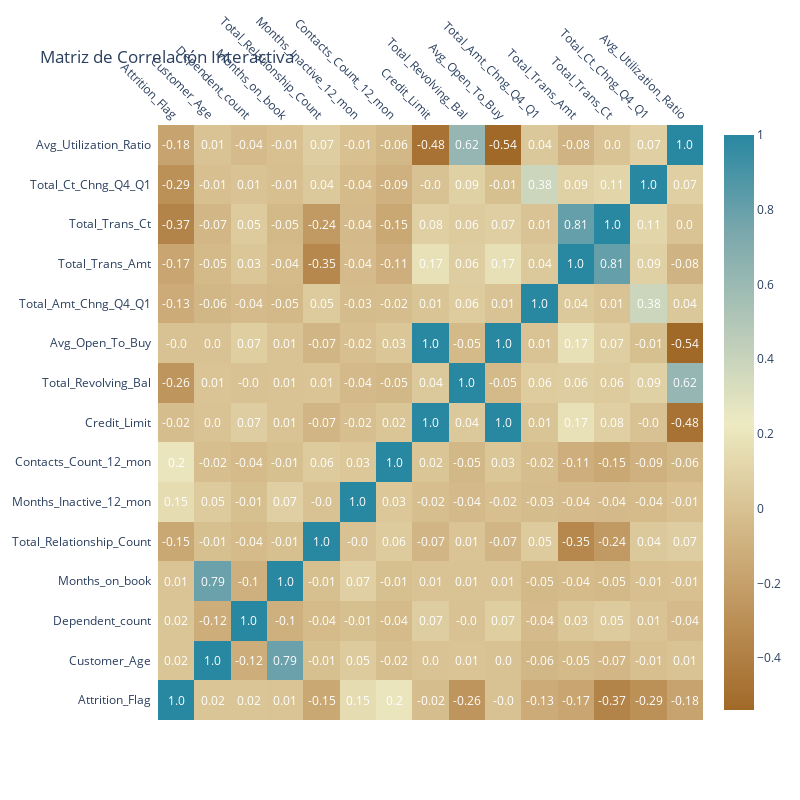

Source (notebook cell):
### Code cell
corr = df.corr()

fig = ff.create_annotated_heatmap(
    z=corr.values,
    x=corr.columns.tolist(),
    y=corr.columns.tolist(),
    annotation_text=corr.round(2).values,
    colorscale='Earth',
    showscale=True
)

fig.update_layout(
    title='Matriz de Correlación Interactiva',
    xaxis=dict(tickangle=45),
    yaxis=dict(tickangle=0),
    width=800,
    height=800
)

fig.show()

### Figure 1 — Plotly figure (JSON) as saved in the notebook; plotly's stock layout.template omitted (floating-point values rounded to 4 significant figures; data arrays with more than 128 entries replaced by an {"elided": "..."} marker saying what was removed)
{"data": [{"colorscale": [[0, "rgb(161, 105, 40)"], [0.1667, "rgb(189, 146, 90)"], [0.3333, "rgb(214, 189, 141)"], [0.5, "rgb(237, 234, 194)"], [0.6667, "rgb(181, 200, 184)"], [0.8333, "rgb(121, 167, 172)"], [1, "rgb(40, 135, 161)"]], "reversescale": false, "showscale": true, "type": "heatmap", "x": ["Attrition_Flag", "Customer_Age", "Dependent_count", "Months_on_book", "Total_Relationship_Count", "Months_Inactive_12_mon", "Contacts_Count_12_mon", "Credit_Limit", "Total_Revolving_Bal", "Avg_Open_To_Buy", "Total_Amt_Chng_Q4_Q1", "Total_Trans_Amt", "Total_Trans_Ct", "Total_Ct_Chng_Q4_Q1", "Avg_Utilization_Ratio"], "y": ["Attrition_Flag", "Customer_Age", "Dependent_count", "Months_on_book", "Total_Relationship_Count", "Months_Inactive_12_mon", "Contacts_Count_12_mon", "Credit_Limit", "Total_Revolving_Bal", "Avg_Open_To_Buy", "Total_Amt_Chng_Q4_Q1", "Total_Trans_Amt", "Total_Trans_Ct", "Total_Ct_Chng_Q4_Q1", "Avg_Utilization_Ratio"], "z": {"elided": "15x15 float values"}}], "layout": {"annotations": [{"font": {"color": "#FFFFFF"}, "showarrow": false, "text": "1.0", "x": "Attrition_Flag", "xref": "x", "y": "Attrition_Flag", "yref": "y"}, {"font": {"color": "#FFFFFF"}, "showarrow": false, "text": "0.02", "x": "Customer_Age", "xref": "x", "y": "Attrition_Flag", "yref": "y"}, {"font": {"color": "#FFFFFF"}, "showarrow": false, "text": "0.02", "x": "Dependent_count", "xref": "x", "y": "Attrition_Flag", "yref": "y"}, {"font": {"color": "#FFFFFF"}, "showarrow": false, "text": "0.01", "x": "Months_on_book", "xref": "x", "y": "Attrition_Flag", "yref": "y"}, {"font": {"color": "#FFFFFF"}, "showarrow": false, "text": "-0.15", "x": "Total_Relationship_Count", "xref": "x", "y": "Attrition_Flag", "yref": "y"}, {"font": {"color": "#FFFFFF"}, "showarrow": false, "text": "0.15", "x": "Months_Inactive_12_mon", "xref": "x", "y": "Attrition_Flag", "yref": "y"}, {"font": {"color": "#FFFFFF"}, "showarrow": false, "text": "0.2", "x": "Contacts_Count_12_mon", "xref": "x", "y": "Attrition_Flag", "yref": "y"}, {"font": {"color": "#FFFFFF"}, "showarrow": false, "text": "-0.02", "x": "Credit_Limit", "xref": "x", "y": "Attrition_Flag", "yref": "y"}, {"font": {"color": "#FFFFFF"}, "showarrow": false, "text": "-0.26", "x": "Total_Revolving_Bal", "xref": "x", "y": "Attrition_Flag", "yref": "y"}, {"font": {"color": "#FFFFFF"}, "showarrow": false, "text": "-0.0", "x": "Avg_Open_To_Buy", "xref": "x", "y": "Attrition_Flag", "yref": "y"}, {"font": {"color": "#FFFFFF"}, "showarrow": false, "text": "-0.13", "x": "Total_Amt_Chng_Q4_Q1", "xref": "x", "y": "Attrition_Flag", "yref": "y"}, {"font": {"color": "#FFFFFF"}, "showarrow": false, "text": "-0.17", "x": "Total_Trans_Amt", "xref": "x", "y": "Attrition_Flag", "yref": "y"}, {"font": {"color": "#FFFFFF"}, "showarrow": false, "text": "-0.37", "x": "Total_Trans_Ct", "xref": "x", "y": "Attrition_Flag", "yref": "y"}, {"font": {"color": "#FFFFFF"}, "showarrow": false, "text": "-0.29", "x": "Total_Ct_Chng_Q4_Q1", "xref": "x", "y": "Attrition_Flag", "yref": "y"}, {"font": {"color": "#FFFFFF"}, "showarrow": false, "text": "-0.18", "x": "Avg_Utilization_Ratio", "xref": "x", "y": "Attrition_Flag", "yref": "y"}, {"font": {"color": "#FFFFFF"}, "showarrow": false, "text": "0.02", "x": "Attrition_Flag", "xref": "x", "y": "Customer_Age", "yref": "y"}, {"font": {"color": "#FFFFFF"}, "showarrow": false, "text": "1.0", "x": "Customer_Age", "xref": "x", "y": "Customer_Age", "yref": "y"}, {"font": {"color": "#FFFFFF"}, "showarrow": false, "text": "-0.12", "x": "Dependent_count", "xref": "x", "y": "Customer_Age", "yref": "y"}, {"font": {"color": "#FFFFFF"}, "showarrow": false, "text": "0.79", "x": "Months_on_book", "xref": "x", "y": "Customer_Age", "yref": "y"}, {"font": {"color": "#FFFFFF"}, "showarrow": false, "text": "-0.01", "x": "Total_Relationship_Count", "xref": "x", "y": "Customer_Age", "yref": "y"}, {"font": {"color": "#FFFFFF"}, "showarrow": false, "text": "0.05", "x": "Months_Inactive_12_mon", "xref": "x", "y": "Customer_Age", "yref": "y"}, {"font": {"color": "#FFFFFF"}, "showarrow": false, "text": "-0.02", "x": "Contacts_Count_12_mon", "xref": "x", "y": "Customer_Age", "yref": "y"}, {"font": {"color": "#FFFFFF"}, "showarrow": false, "text": "0.0", "x": "Credit_Limit", "xref": "x", "y": "Customer_Age", "yref": "y"}, {"font": {"color": "#FFFFFF"}, "showarrow": false, "text": "0.01", "x": "Total_Revolving_Bal", "xref": "x", "y": "Customer_Age", "yref": "y"}, {"font": {"color": "#FFFFFF"}, "showarrow": false, "text": "0.0", "x": "Avg_Open_To_Buy", "xref": "x", "y": "Customer_Age", "yref": "y"}, {"font": {"color": "#FFFFFF"}, "showarrow": false, "text": "-0.06", "x": "Total_Amt_Chng_Q4_Q1", "xref": "x", "y": "Customer_Age", "yref": "y"}, {"font": {"color": "#FFFFFF"}, "showarrow": false, "text": "-0.05", "x": "Total_Trans_Amt", "xref": "x", "y": "Customer_Age", "yref": "y"}, {"font": {"color": "#FFFFFF"}, "showarrow": false, "text": "-0.07", "x": "Total_Trans_Ct", "xref": "x", "y": "Customer_Age", "yref": "y"}, {"font": {"color": "#FFFFFF"}, "showarrow": false, "text": "-0.01", "x": "Total_Ct_Chng_Q4_Q1", "xref": "x", "y": "Customer_Age", "yref": "y"}, {"font": {"color": "#FFFFFF"}, "showarrow": false, "text": "0.01", "x": "Avg_Utilization_Ratio", "xref": "x", "y": "Customer_Age", "yref": "y"}, {"font": {"color": "#FFFFFF"}, "showarrow": false, "text": "0.02", "x": "Attrition_Flag", "xref": "x", "y": "Dependent_count", "yref": "y"}, {"font": {"color": "#FFFFFF"}, "showarrow": false, "text": "-0.12", "x": "Customer_Age", "xref": "x", "y": "Dependent_count", "yref": "y"}, {"font": {"color": "#FFFFFF"}, "showarrow": false, "text": "1.0", "x": "Dependent_count", "xref": "x", "y": "Dependent_count", "yref": "y"}, {"font": {"color": "#FFFFFF"}, "showarrow": false, "text": "-0.1", "x": "Months_on_book", "xref": "x", "y": "Dependent_count", "yref": "y"}, {"font": {"color": "#FFFFFF"}, "showarrow": false, "text": "-0.04", "x": "Total_Relationship_Count", "xref": "x", "y": "Dependent_count", "yref": "y"}, {"font": {"color": "#FFFFFF"}, "showarrow": false, "text": "-0.01", "x": "Months_Inactive_12_mon", "xref": "x", "y": "Dependent_count", "yref": "y"}, {"font": {"color": "#FFFFFF"}, "showarrow": false, "text": "-0.04", "x": "Contacts_Count_12_mon", "xref": "x", "y": "Dependent_count", "yref": "y"}, {"font": {"color": "#FFFFFF"}, "showarrow": false, "text": "0.07", "x": "Credit_Limit", "xref": "x", "y": "Dependent_count", "yref": "y"}, {"font": {"color": "#FFFFFF"}, "showarrow": false, "text": "-0.0", "x": "Total_Revolving_Bal", "xref": "x", "y": "Dependent_count", "yref": "y"}, {"font": {"color": "#FFFFFF"}, "showarrow": false, "text": "0.07", "x": "Avg_Open_To_Buy", "xref": "x", "y": "Dependent_count", "yref": "y"}, {"font": {"color": "#FFFFFF"}, "showarrow": false, "text": "-0.04", "x": "Total_Amt_Chng_Q4_Q1", "xref": "x", "y": "Dependent_count", "yref": "y"}, {"font": {"color": "#FFFFFF"}, "showarrow": false, "text": "0.03", "x": "Total_Trans_Amt", "xref": "x", "y": "Dependent_count", "yref": "y"}, {"font": {"color": "#FFFFFF"}, "showarrow": false, "text": "0.05", "x": "Total_Trans_Ct", "xref": "x", "y": "Dependent_count", "yref": "y"}, {"font": {"color": "#FFFFFF"}, "showarrow": false, "text": "0.01", "x": "Total_Ct_Chng_Q4_Q1", "xref": "x", "y": "Dependent_count", "yref": "y"}, {"font": {"color": "#FFFFFF"}, "showarrow": false, "text": "-0.04", "x": "Avg_Utilization_Ratio", "xref": "x", "y": "Dependent_count", "yref": "y"}, {"font": {"color": "#FFFFFF"}, "showarrow": false, "text": "0.01", "x": "Attrition_Flag", "xref": "x", "y": "Months_on_book", "yref": "y"}, {"font": {"color": "#FFFFFF"}, "showarrow": false, "text": "0.79", "x": "Customer_Age", "xref": "x", "y": "Months_on_book", "yref": "y"}, {"font": {"color": "#FFFFFF"}, "showarrow": false, "text": "-0.1", "x": "Dependent_count", "xref": "x", "y": "Months_on_book", "yref": "y"}, {"font": {"color": "#FFFFFF"}, "showarrow": false, "text": "1.0", "x": "Months_on_book", "xref": "x", "y": "Months_on_book", "yref": "y"}, {"font": {"color": "#FFFFFF"}, "showarrow": false, "text": "-0.01", "x": "Total_Relationship_Count", "xref": "x", "y": "Months_on_book", "yref": "y"}, {"font": {"color": "#FFFFFF"}, "showarrow": false, "text": "0.07", "x": "Months_Inactive_12_mon", "xref": "x", "y": "Months_on_book", "yref": "y"}, {"font": {"color": "#FFFFFF"}, "showarrow": false, "text": "-0.01", "x": "Contacts_Count_12_mon", "xref": "x", "y": "Months_on_book", "yref": "y"}, {"font": {"color": "#FFFFFF"}, "showarrow": false, "text": "0.01", "x": "Credit_Limit", "xref": "x", "y": "Months_on_book", "yref": "y"}, {"font": {"color": "#FFFFFF"}, "showarrow": false, "text": "0.01", "x": "Total_Revolving_Bal", "xref": "x", "y": "Months_on_book", "yref": "y"}, {"font": {"color": "#FFFFFF"}, "showarrow": false, "text": "0.01", "x": "Avg_Open_To_Buy", "xref": "x", "y": "Months_on_book", "yref": "y"}, {"font": {"color": "#FFFFFF"}, "showarrow": false, "text": "-0.05", "x": "Total_Amt_Chng_Q4_Q1", "xref": "x", "y": "Months_on_book", "yref": "y"}, {"font": {"color": "#FFFFFF"}, "showarrow": false, "text": "-0.04", "x": "Total_Trans_Amt", "xref": "x", "y": "Months_on_book", "yref": "y"}, {"font": {"color": "#FFFFFF"}, "showarrow": false, "text": "-0.05", "x": "Total_Trans_Ct", "xref": "x", "y": "Months_on_book", "yref": "y"}, {"font": {"color": "#FFFFFF"}, "showarrow": false, "text": "-0.01", "x": "Total_Ct_Chng_Q4_Q1", "xref": "x", "y": "Months_on_book", "yref": "y"}, {"font": {"color": "#FFFFFF"}, "showarrow": false, "text": "-0.01", "x": "Avg_Utilization_Ratio", "xref": "x", "y": "Months_on_book", "yref": "y"}, {"font": {"color": "#FFFFFF"}, "showarrow": false, "text": "-0.15", "x": "Attrition_Flag", "xref": "x", "y": "Total_Relationship_Count", "yref": "y"}, {"font": {"color": "#FFFFFF"}, "showarrow": false, "text": "-0.01", "x": "Customer_Age", "xref": "x", "y": "Total_Relationship_Count", "yref": "y"}, {"font": {"color": "#FFFFFF"}, "showarrow": false, "text": "-0.04", "x": "Dependent_count", "xref": "x", "y": "Total_Relationship_Count", "yref": "y"}, {"font": {"color": "#FFFFFF"}, "showarrow": false, "text": "-0.01", "x": "Months_on_book", "xref": "x", "y": "Total_Relationship_Count", "yref": "y"}, {"font": {"color": "#FFFFFF"}, "showarrow": false, "text": "1.0", "x": "Total_Relationship_Count", "xref": "x", "y": "Total_Relationship_Count", "yref": "y"}, {"font": {"color": "#FFFFFF"}, "showarrow": false, "text": "-0.0", "x": "Months_Inactive_12_mon", "xref": "x", "y": "Total_Relationship_Count", "yref": "y"}, {"font": {"color": "#FFFFFF"}, "showarrow": false, "text": "0.06", "x": "Contacts_Count_12_mon", "xref": "x", "y": "Total_Relationship_Count", "yref": "y"}, {"font": {"color": "#FFFFFF"}, "showarrow": false, "text": "-0.07", "x": "Credit_Limit", "xref": "x", "y": "Total_Relationship_Count", "yref": "y"}, {"font": {"color": "#FFFFFF"}, "showarrow": false, "text": "0.01", "x": "Total_Revolving_Bal", "xref": "x", "y": "Total_Relationship_Count", "yref": "y"}, {"font": {"color": "#FFFFFF"}, "showarrow": false, "text": "-0.07", "x": "Avg_Open_To_Buy", "xref": "x", "y": "Total_Relationship_Count", "yref": "y"}, {"font": {"color": "#FFFFFF"}, "showarrow": false, "text": "0.05", "x": "Total_Amt_Chng_Q4_Q1", "xref": "x", "y": "Total_Relationship_Count", "yref": "y"}, {"font": {"color": "#FFFFFF"}, "showarrow": false, "text": "-0.35", "x": "Total_Trans_Amt", "xref": "x", "y": "Total_Relationship_Count", "yref": "y"}, {"font": {"color": "#FFFFFF"}, "showarrow": false, "text": "-0.24", "x": "Total_Trans_Ct", "xref": "x", "y": "Total_Relationship_Count", "yref": "y"}, {"font": {"color": "#FFFFFF"}, "showarrow": false, "text": "0.04", "x": "Total_Ct_Chng_Q4_Q1", "xref": "x", "y": "Total_Relationship_Count", "yref": "y"}, {"font": {"color": "#FFFFFF"}, "showarrow": false, "text": "0.07", "x": "Avg_Utilization_Ratio", "xref": "x", "y": "Total_Relationship_Count", "yref": "y"}, {"font": {"color": "#FFFFFF"}, "showarrow": false, "text": "0.15", "x": "Attrition_Flag", "xref": "x", "y": "Months_Inactive_12_mon", "yref": "y"}, {"font": {"color": "#FFFFFF"}, "showarrow": false, "text": "0.05", "x": "Customer_Age", "xref": "x", "y": "Months_Inactive_12_mon", "yref": "y"}, {"font": {"color": "#FFFFFF"}, "showarrow": false, "text": "-0.01", "x": "Dependent_count", "xref": "x", "y": "Months_Inactive_12_mon", "yref": "y"}, {"font": {"color": "#FFFFFF"}, "showarrow": false, "text": "0.07", "x": "Months_on_book", "xref": "x", "y": "Months_Inactive_12_mon", "yref": "y"}, {"font": {"color": "#FFFFFF"}, "showarrow": false, "text": "-0.0", "x": "Total_Relationship_Count", "xref": "x", "y": "Months_Inactive_12_mon", "yref": "y"}, {"font": {"color": "#FFFFFF"}, "showarrow": false, "text": "1.0", "x": "Months_Inactive_12_mon", "xref": "x", "y": "Months_Inactive_12_mon", "yref": "y"}, {"font": {"color": "#FFFFFF"}, "showarrow": false, "text": "0.03", "x": "Contacts_Count_12_mon", "xref": "x", "y": "Months_Inactive_12_mon", "yref": "y"}, {"font": {"color": "#FFFFFF"}, "showarrow": false, "text": "-0.02", "x": "Credit_Limit", "xref": "x", "y": "Months_Inactive_12_mon", "yref": "y"}, {"font": {"color": "#FFFFFF"}, "showarrow": false, "text": "-0.04", "x": "Total_Revolving_Bal", "xref": "x", "y": "Months_Inactive_12_mon", "yref": "y"}, {"font": {"color": "#FFFFFF"}, "showarrow": false, "text": "-0.02", "x": "Avg_Open_To_Buy", "xref": "x", "y": "Months_Inactive_12_mon", "yref": "y"}, {"font": {"color": "#FFFFFF"}, "showarrow": false, "text": "-0.03", "x": "Total_Amt_Chng_Q4_Q1", "xref": "x", "y": "Months_Inactive_12_mon", "yref": "y"}, {"font": {"color": "#FFFFFF"}, "showarrow": false, "text": "-0.04", "x": "Total_Trans_Amt", "xref": "x", "y": "Months_Inactive_12_mon", "yref": "y"}, {"font": {"color": "#FFFFFF"}, "showarrow": false, "text": "-0.04", "x": "Total_Trans_Ct", "xref": "x", "y": "Months_Inactive_12_mon", "yref": "y"}, {"font": {"color": "#FFFFFF"}, "showarrow": false, "text": "-0.04", "x": "Total_Ct_Chng_Q4_Q1", "xref": "x", "y": "Months_Inactive_12_mon", "yref": "y"}, {"font": {"color": "#FFFFFF"}, "showarrow": false, "text": "-0.01", "x": "Avg_Utilization_Ratio", "xref": "x", "y": "Months_Inactive_12_mon", "yref": "y"}, {"font": {"color": "#FFFFFF"}, "showarrow": false, "text": "0.2", "x": "Attrition_Flag", "xref": "x", "y": "Contacts_Count_12_mon", "yref": "y"}, {"font": {"color": "#FFFFFF"}, "showarrow": false, "text": "-0.02", "x": "Customer_Age", "xref": "x", "y": "Contacts_Count_12_mon", "yref": "y"}, {"font": {"color": "#FFFFFF"}, "showarrow": false, "text": "-0.04", "x": "Dependent_count", "xref": "x", "y": "Contacts_Count_12_mon", "yref": "y"}, {"font": {"color": "#FFFFFF"}, "showarrow": false, "text": "-0.01", "x": "Months_on_book", "xref": "x", "y": "Contacts_Count_12_mon", "yref": "y"}, {"font": {"color": "#FFFFFF"}, "showarrow": false, "text": "0.06", "x": "Total_Relationship_Count", "xref": "x", "y": "Contacts_Count_12_mon", "yref": "y"}, {"font": {"color": "#FFFFFF"}, "showarrow": false, "text": "0.03", "x": "Months_Inactive_12_mon", "xref": "x", "y": "Contacts_Count_12_mon", "yref": "y"}, {"font": {"color": "#FFFFFF"}, "showarrow": false, "text": "1.0", "x": "Contacts_Count_12_mon", "xref": "x", "y": "Contacts_Count_12_mon", "yref": "y"}, {"font": {"color": "#FFFFFF"}, "showarrow": false, "text": "0.02", "x": "Credit_Limit", "xref": "x", "y": "Contacts_Count_12_mon", "yref": "y"}, {"font": {"color": "#FFFFFF"}, "showarrow": false, "text": "-0.05", "x": "Total_Revolving_Bal", "xref": "x", "y": "Contacts_Count_12_mon", "yref": "y"}, {"font": {"color": "#FFFFFF"}, "showarrow": false, "text": "0.03", "x": "Avg_Open_To_Buy", "xref": "x", "y": "Contacts_Count_12_mon", "yref": "y"}, {"font": {"color": "#FFFFFF"}, "showarrow": false, "text": "-0.02", "x": "Total_Amt_Chng_Q4_Q1", "xref": "x", "y": "Contacts_Count_12_mon", "yref": "y"}, {"font": {"color": "#FFFFFF"}, "showarrow": false, "text": "-0.11", "x": "Total_Trans_Amt", "xref": "x", "y": "Contacts_Count_12_mon", "yref": "y"}, {"font": {"color": "#FFFFFF"}, "showarrow": false, "text": "-0.15", "x": "Total_Trans_Ct", "xref": "x", "y": "Contacts_Count_12_mon", "yref": "y"}, {"font": {"color": "#FFFFFF"}, "showarrow": false, "text": "-0.09", "x": "Total_Ct_Chng_Q4_Q1", "xref": "x", "y": "Contacts_Count_12_mon", "yref": "y"}, {"font": {"color": "#FFFFFF"}, "showarrow": false, "text": "-0.06", "x": "Avg_Utilization_Ratio", "xref": "x", "y": "Contacts_Count_12_mon", "yref": "y"}, {"font": {"color": "#FFFFFF"}, "showarrow": false, "text": "-0.02", "x": "Attrition_Flag", "xref": "x", "y": "Credit_Limit", "yref": "y"}, {"font": {"color": "#FFFFFF"}, "showarrow": false, "text": "0.0", "x": "Customer_Age", "xref": "x", "y": "Credit_Limit", "yref": "y"}, {"font": {"color": "#FFFFFF"}, "showarrow": false, "text": "0.07", "x": "Dependent_count", "xref": "x", "y": "Credit_Limit", "yref": "y"}, {"font": {"color": "#FFFFFF"}, "showarrow": false, "text": "0.01", "x": "Months_on_book", "xref": "x", "y": "Credit_Limit", "yref": "y"}, {"font": {"color": "#FFFFFF"}, "showarrow": false, "text": "-0.07", "x": "Total_Relationship_Count", "xref": "x", "y": "Credit_Limit", "yref": "y"}, {"font": {"color": "#FFFFFF"}, "showarrow": false, "text": "-0.02", "x": "Months_Inactive_12_mon", "xref": "x", "y": "Credit_Limit", "yref": "y"}, {"font": {"color": "#FFFFFF"}, "showarrow": false, "text": "0.02", "x": "Contacts_Count_12_mon", "xref": "x", "y": "Credit_Limit", "yref": "y"}, {"font": {"color": "#FFFFFF"}, "showarrow": false, "text": "1.0", "x": "Credit_Limit", "xref": "x", "y": "Credit_Limit", "yref": "y"}, {"font": {"color": "#FFFFFF"}, "showarrow": false, "text": "0.04", "x": "Total_Revolving_Bal", "xref": "x", "y": "Credit_Limit", "yref": "y"}, {"font": {"color": "#FFFFFF"}, "showarrow": false, "text": "1.0", "x": "Avg_Open_To_Buy", "xref": "x", "y": "Credit_Limit", "yref": "y"}, {"font": {"color": "#FFFFFF"}, "showarrow": false, "text": "0.01", "x": "Total_Amt_Chng_Q4_Q1", "xref": "x", "y": "Credit_Limit", "yref": "y"}, {"font": {"color": "#FFFFFF"}, "showarrow": false, "text": "0.17", "x": "Total_Trans_Amt", "xref": "x", "y": "Credit_Limit", "yref": "y"}, {"font": {"color": "#FFFFFF"}, "showarrow": false, "text": "0.08", "x": "Total_Trans_Ct", "xref": "x", "y": "Credit_Limit", "yref": "y"}, {"font": {"color": "#FFFFFF"}, "showarrow": false, "text": "-0.0", "x": "Total_Ct_Chng_Q4_Q1", "xref": "x", "y": "Credit_Limit", "yref": "y"}, {"font": {"color": "#FFFFFF"}, "showarrow": false, "text": "-0.48", "x": "Avg_Utilization_Ratio", "xref": "x", "y": "Credit_Limit", "yref": "y"}, {"font": {"color": "#FFFFFF"}, "showarrow": false, "text": "-0.26", "x": "Attrition_Flag", "xref": "x", "y": "Total_Revolving_Bal", "yref": "y"}, {"font": {"color": "#FFFFFF"}, "showarrow": false, "text": "0.01", "x": "Customer_Age", "xref": "x", "y": "Total_Revolving_Bal", "yref": "y"}, {"font": {"color": "#FFFFFF"}, "showarrow": false, "text": "-0.0", "x": "Dependent_count", "xref": "x", "y": "Total_Revolving_Bal", "yref": "y"}, {"font": {"color": "#FFFFFF"}, "showarrow": false, "text": "0.01", "x": "Months_on_book", "xref": "x", "y": "Total_Revolving_Bal", "yref": "y"}, {"font": {"color": "#FFFFFF"}, "showarrow": false, "text": "0.01", "x": "Total_Relationship_Count", "xref": "x", "y": "Total_Revolving_Bal", "yref": "y"}, {"font": {"color": "#FFFFFF"}, "showarrow": false, "text": "-0.04", "x": "Months_Inactive_12_mon", "xref": "x", "y": "Total_Revolving_Bal", "yref": "y"}, {"font": {"color": "#FFFFFF"}, "showarrow": false, "text": "-0.05", "x": "Contacts_Count_12_mon", "xref": "x", "y": "Total_Revolving_Bal", "yref": "y"}, {"font": {"color": "#FFFFFF"}, "showarrow": false, "text": "0.04", "x": "Credit_Limit", "xref": "x", "y": "Total_Revolving_Bal", "yref": "y"}, {"font": {"color": "#FFFFFF"}, "showarrow": false, "text": "1.0", "x": "Total_Revolving_Bal", "xref": "x", "y": "Total_Revolving_Bal", "yref": "y"}, {"font": {"color": "#FFFFFF"}, "showarrow": false, "text": "-0.05", "x": "Avg_Open_To_Buy", "xref": "x", "y": "Total_Revolving_Bal", "yref": "y"}, {"font": {"color": "#FFFFFF"}, "showarrow": false, "text": "0.06", "x": "Total_Amt_Chng_Q4_Q1", "xref": "x", "y": "Total_Revolving_Bal", "yref": "y"}, {"font": {"color": "#FFFFFF"}, "showarrow": false, "text": "0.06", "x": "Total_Trans_Amt", "xref": "x", "y": "Total_Revolving_Bal", "yref": "y"}, {"font": {"color": "#FFFFFF"}, "showarrow": false, "text": "0.06", "x": "Total_Trans_Ct", "xref": "x", "y": "Total_Revolving_Bal", "yref": "y"}, {"font": {"color": "#FFFFFF"}, "showarrow": false, "text": "0.09", "x": "Total_Ct_Chng_Q4_Q1", "xref": "x", "y": "Total_Revolving_Bal", "yref": "y"}, {"font": {"color": "#FFFFFF"}, "showarrow": false, "text": "0.62", "x": "Avg_Utilization_Ratio", "xref": "x", "y": "Total_Revolving_Bal", "yref": "y"}, {"font": {"color": "#FFFFFF"}, "showarrow": false, "text": "-0.0", "x": "Attrition_Flag", "xref": "x", "y": "Avg_Open_To_Buy", "yref": "y"}, {"font": {"color": "#FFFFFF"}, "showarrow": false, "text": "0.0", "x": "Customer_Age", "xref": "x", "y": "Avg_Open_To_Buy", "yref": "y"}, {"font": {"color": "#FFFFFF"}, "showarrow": false, "text": "0.07", "x": "Dependent_count", "xref": "x", "y": "Avg_Open_To_Buy", "yref": "y"}, {"font": {"color": "#FFFFFF"}, "showarrow": false, "text": "0.01", "x": "Months_on_book", "xref": "x", "y": "Avg_Open_To_Buy", "yref": "y"}, {"font": {"color": "#FFFFFF"}, "showarrow": false, "text": "-0.07", "x": "Total_Relationship_Count", "xref": "x", "y": "Avg_Open_To_Buy", "yref": "y"}, {"font": {"color": "#FFFFFF"}, "showarrow": false, "text": "-0.02", "x": "Months_Inactive_12_mon", "xref": "x", "y": "Avg_Open_To_Buy", "yref": "y"}, {"font": {"color": "#FFFFFF"}, "showarrow": false, "text": "0.03", "x": "Contacts_Count_12_mon", "xref": "x", "y": "Avg_Open_To_Buy", "yref": "y"}, {"font": {"color": "#FFFFFF"}, "showarrow": false, "text": "1.0", "x": "Credit_Limit", "xref": "x", "y": "Avg_Open_To_Buy", "yref": "y"}, {"font": {"color": "#FFFFFF"}, "showarrow": false, "text": "-0.05", "x": "Total_Revolving_Bal", "xref": "x", "y": "Avg_Open_To_Buy", "yref": "y"}, {"font": {"color": "#FFFFFF"}, "showarrow": false, "text": "1.0", "x": "Avg_Open_To_Buy", "xref": "x", "y": "Avg_Open_To_Buy", "yref": "y"}, {"font": {"color": "#FFFFFF"}, "showarrow": false, "text": "0.01", "x": "Total_Amt_Chng_Q4_Q1", "xref": "x", "y": "Avg_Open_To_Buy", "yref": "y"}, {"font": {"color": "#FFFFFF"}, "showarrow": false, "text": "0.17", "x": "Total_Trans_Amt", "xref": "x", "y": "Avg_Open_To_Buy", "yref": "y"}, {"font": {"color": "#FFFFFF"}, "showarrow": false, "text": "0.07", "x": "Total_Trans_Ct", "xref": "x", "y": "Avg_Open_To_Buy", "yref": "y"}, {"font": {"color": "#FFFFFF"}, "showarrow": false, "text": "-0.01", "x": "Total_Ct_Chng_Q4_Q1", "xref": "x", "y": "Avg_Open_To_Buy", "yref": "y"}, {"font": {"color": "#FFFFFF"}, "showarrow": false, "text": "-0.54", "x": "Avg_Utilization_Ratio", "xref": "x", "y": "Avg_Open_To_Buy", "yref": "y"}, {"font": {"color": "#FFFFFF"}, "showarrow": false, "text": "-0.13", "x": "Attrition_Flag", "xref": "x", "y": "Total_Amt_Chng_Q4_Q1", "yref": "y"}, {"font": {"color": "#FFFFFF"}, "showarrow": false, "text": "-0.06", "x": "Customer_Age", "xref": "x", "y": "Total_Amt_Chng_Q4_Q1", "yref": "y"}, {"font": {"color": "#FFFFFF"}, "showarrow": false, "text": "-0.04", "x": "Dependent_count", "xref": "x", "y": "Total_Amt_Chng_Q4_Q1", "yref": "y"}, {"font": {"color": "#FFFFFF"}, "showarrow": false, "text": "-0.05", "x": "Months_on_book", "xref": "x", "y": "Total_Amt_Chng_Q4_Q1", "yref": "y"}, {"font": {"color": "#FFFFFF"}, "showarrow": false, "text": "0.05", "x": "Total_Relationship_Count", "xref": "x", "y": "Total_Amt_Chng_Q4_Q1", "yref": "y"}, {"font": {"color": "#FFFFFF"}, "showarrow": false, "text": "-0.03", "x": "Months_Inactive_12_mon", "xref": "x", "y": "Total_Amt_Chng_Q4_Q1", "yref": "y"}, {"font": {"color": "#FFFFFF"}, "showarrow": false, "text": "-0.02", "x": "Contacts_Count_12_mon", "xref": "x", "y": "Total_Amt_Chng_Q4_Q1", "yref": "y"}, {"font": {"color": "#FFFFFF"}, "showarrow": false, "text": "0.01", "x": "Credit_Limit", "xref": "x", "y": "Total_Amt_Chng_Q4_Q1", "yref": "y"}, {"font": {"color": "#FFFFFF"}, "showarrow": false, "text": "0.06", "x": "Total_Revolving_Bal", "xref": "x", "y": "Total_Amt_Chng_Q4_Q1", "yref": "y"}, {"font": {"color": "#FFFFFF"}, "showarrow": false, "text": "0.01", "x": "Avg_Open_To_Buy", "xref": "x", "y": "Total_Amt_Chng_Q4_Q1", "yref": "y"}, {"font": {"color": "#FFFFFF"}, "showarrow": false, "text": "1.0", "x": "Total_Amt_Chng_Q4_Q1", "xref": "x", "y": "Total_Amt_Chng_Q4_Q1", "yref": "y"}, {"font": {"color": "#FFFFFF"}, "showarrow": false, "text": "0.04", "x": "Total_Trans_Amt", "xref": "x", "y": "Total_Amt_Chng_Q4_Q1", "yref": "y"}, {"font": {"color": "#FFFFFF"}, "showarrow": false, "text": "0.01", "x": "Total_Trans_Ct", "xref": "x", "y": "Total_Amt_Chng_Q4_Q1", "yref": "y"}, {"font": {"color": "#FFFFFF"}, "showarrow": false, "text": "0.38", "x": "Total_Ct_Chng_Q4_Q1", "xref": "x", "y": "Total_Amt_Chng_Q4_Q1", "yref": "y"}, {"font": {"color": "#FFFFFF"}, "showarrow": false, "text": "0.04", "x": "Avg_Utilization_Ratio", "xref": "x", "y": "Total_Amt_Chng_Q4_Q1", "yref": "y"}, {"font": {"color": "#FFFFFF"}, "showarrow": false, "text": "-0.17", "x": "Attrition_Flag", "xref": "x", "y": "Total_Trans_Amt", "yref": "y"}, {"font": {"color": "#FFFFFF"}, "showarrow": false, "text": "-0.05", "x": "Customer_Age", "xref": "x", "y": "Total_Trans_Amt", "yref": "y"}, {"font": {"color": "#FFFFFF"}, "showarrow": false, "text": "0.03", "x": "Dependent_count", "xref": "x", "y": "Total_Trans_Amt", "yref": "y"}, {"font": {"color": "#FFFFFF"}, "showarrow": false, "text": "-0.04", "x": "Months_on_book", "xref": "x", "y": "Total_Trans_Amt", "yref": "y"}, {"font": {"color": "#FFFFFF"}, "showarrow": false, "text": "-0.35", "x": "Total_Relationship_Count", "xref": "x", "y": "Total_Trans_Amt", "yref": "y"}, {"font": {"color": "#FFFFFF"}, "showarrow": false, "text": "-0.04", "x": "Months_Inactive_12_mon", "xref": "x", "y": "Total_Trans_Amt", "yref": "y"}, {"font": {"color": "#FFFFFF"}, "showarrow": false, "text": "-0.11", "x": "Contacts_Count_12_mon", "xref": "x", "y": "Total_Trans_Amt", "yref": "y"}, {"font": {"color": "#FFFFFF"}, "showarrow": false, "text": "0.17", "x": "Credit_Limit", "xref": "x", "y": "Total_Trans_Amt", "yref": "y"}, {"font": {"color": "#FFFFFF"}, "showarrow": false, "text": "0.06", "x": "Total_Revolving_Bal", "xref": "x", "y": "Total_Trans_Amt", "yref": "y"}, {"font": {"color": "#FFFFFF"}, "showarrow": false, "text": "0.17", "x": "Avg_Open_To_Buy", "xref": "x", "y": "Total_Trans_Amt", "yref": "y"}, {"font": {"color": "#FFFFFF"}, "showarrow": false, "text": "0.04", "x": "Total_Amt_Chng_Q4_Q1", "xref": "x", "y": "Total_Trans_Amt", "yref": "y"}, {"font": {"color": "#FFFFFF"}, "showarrow": false, "text": "1.0", "x": "Total_Trans_Amt", "xref": "x", "y": "Total_Trans_Amt", "yref": "y"}, {"font": {"color": "#FFFFFF"}, "showarrow": false, "text": "0.81", "x": "Total_Trans_Ct", "xref": "x", "y": "Total_Trans_Amt", "yref": "y"}, {"font": {"color": "#FFFFFF"}, "showarrow": false, "text": "0.09", "x": "Total_Ct_Chng_Q4_Q1", "xref": "x", "y": "Total_Trans_Amt", "yref": "y"}, {"font": {"color": "#FFFFFF"}, "showarrow": false, "text": "-0.08", "x": "Avg_Utilization_Ratio", "xref": "x", "y": "Total_Trans_Amt", "yref": "y"}, {"font": {"color": "#FFFFFF"}, "showarrow": false, "text": "-0.37", "x": "Attrition_Flag", "xref": "x", "y": "Total_Trans_Ct", "yref": "y"}, {"font": {"color": "#FFFFFF"}, "showarrow": false, "text": "-0.07", "x": "Customer_Age", "xref": "x", "y": "Total_Trans_Ct", "yref": "y"}, {"font": {"color": "#FFFFFF"}, "showarrow": false, "text": "0.05", "x": "Dependent_count", "xref": "x", "y": "Total_Trans_Ct", "yref": "y"}, {"font": {"color": "#FFFFFF"}, "showarrow": false, "text": "-0.05", "x": "Months_on_book", "xref": "x", "y": "Total_Trans_Ct", "yref": "y"}, {"font": {"color": "#FFFFFF"}, "showarrow": false, "text": "-0.24", "x": "Total_Relationship_Count", "xref": "x", "y": "Total_Trans_Ct", "yref": "y"}, {"font": {"color": "#FFFFFF"}, "showarrow": false, "text": "-0.04", "x": "Months_Inactive_12_mon", "xref": "x", "y": "Total_Trans_Ct", "yref": "y"}, {"font": {"color": "#FFFFFF"}, "showarrow": false, "text": "-0.15", "x": "Contacts_Count_12_mon", "xref": "x", "y": "Total_Trans_Ct", "yref": "y"}, {"font": {"color": "#FFFFFF"}, "showarrow": false, "text": "0.08", "x": "Credit_Limit", "xref": "x", "y": "Total_Trans_Ct", "yref": "y"}, {"font": {"color": "#FFFFFF"}, "showarrow": false, "text": "0.06", "x": "Total_Revolving_Bal", "xref": "x", "y": "Total_Trans_Ct", "yref": "y"}, {"font": {"color": "#FFFFFF"}, "showarrow": false, "text": "0.07", "x": "Avg_Open_To_Buy", "xref": "x", "y": "Total_Trans_Ct", "yref": "y"}, {"font": {"color": "#FFFFFF"}, "showarrow": false, "text": "0.01", "x": "Total_Amt_Chng_Q4_Q1", "xref": "x", "y": "Total_Trans_Ct", "yref": "y"}, {"font": {"color": "#FFFFFF"}, "showarrow": false, "text": "0.81", "x": "Total_Trans_Amt", "xref": "x", "y": "Total_Trans_Ct", "yref": "y"}, {"font": {"color": "#FFFFFF"}, "showarrow": false, "text": "1.0", "x": "Total_Trans_Ct", "xref": "x", "y": "Total_Trans_Ct", "yref": "y"}, {"font": {"color": "#FFFFFF"}, "showarrow": false, "text": "0.11", "x": "Total_Ct_Chng_Q4_Q1", "xref": "x", "y": "Total_Trans_Ct", "yref": "y"}, {"font": {"color": "#FFFFFF"}, "showarrow": false, "text": "0.0", "x": "Avg_Utilization_Ratio", "xref": "x", "y": "Total_Trans_Ct", "yref": "y"}, {"font": {"color": "#FFFFFF"}, "showarrow": false, "text": "-0.29", "x": "Attrition_Flag", "xref": "x", "y": "Total_Ct_Chng_Q4_Q1", "yref": "y"}, {"font": {"color": "#FFFFFF"}, "showarrow": false, "text": "-0.01", "x": "Customer_Age", "xref": "x", "y": "Total_Ct_Chng_Q4_Q1", "yref": "y"}, {"font": {"color": "#FFFFFF"}, "showarrow": false, "text": "0.01", "x": "Dependent_count", "xref": "x", "y": "Total_Ct_Chng_Q4_Q1", "yref": "y"}, {"font": {"color": "#FFFFFF"}, "showarrow": false, "text": "-0.01", "x": "Months_on_book", "xref": "x", "y": "Total_Ct_Chng_Q4_Q1", "yref": "y"}, {"font": {"color": "#FFFFFF"}, "showarrow": false, "text": "0.04", "x": "Total_Relationship_Count", "xref": "x", "y": "Total_Ct_Chng_Q4_Q1", "yref": "y"}, {"font": {"color": "#FFFFFF"}, "showarrow": false, "text": "-0.04", "x": "Months_Inactive_12_mon", "xref": "x", "y": "Total_Ct_Chng_Q4_Q1", "yref": "y"}, {"font": {"color": "#FFFFFF"}, "showarrow": false, "text": "-0.09", "x": "Contacts_Count_12_mon", "xref": "x", "y": "Total_Ct_Chng_Q4_Q1", "yref": "y"}, {"font": {"color": "#FFFFFF"}, "showarrow": false, "text": "-0.0", "x": "Credit_Limit", "xref": "x", "y": "Total_Ct_Chng_Q4_Q1", "yref": "y"}, {"font": {"color": "#FFFFFF"}, "showarrow": false, "text": "0.09", "x": "Total_Revolving_Bal", "xref": "x", "y": "Total_Ct_Chng_Q4_Q1", "yref": "y"}, {"font": {"color": "#FFFFFF"}, "showarrow": false, "text": "-0.01", "x": "Avg_Open_To_Buy", "xref": "x", "y": "Total_Ct_Chng_Q4_Q1", "yref": "y"}, {"font": {"color": "#FFFFFF"}, "showarrow": false, "text": "0.38", "x": "Total_Amt_Chng_Q4_Q1", "xref": "x", "y": "Total_Ct_Chng_Q4_Q1", "yref": "y"}, {"font": {"color": "#FFFFFF"}, "showarrow": false, "text": "0.09", "x": "Total_Trans_Amt", "xref": "x", "y": "Total_Ct_Chng_Q4_Q1", "yref": "y"}, {"font": {"color": "#FFFFFF"}, "showarrow": false, "text": "0.11", "x": "Total_Trans_Ct", "xref": "x", "y": "Total_Ct_Chng_Q4_Q1", "yref": "y"}, {"font": {"color": "#FFFFFF"}, "showarrow": false, "text": "1.0", "x": "Total_Ct_Chng_Q4_Q1", "xref": "x", "y": "Total_Ct_Chng_Q4_Q1", "yref": "y"}, {"font": {"color": "#FFFFFF"}, "showarrow": false, "text": "0.07", "x": "Avg_Utilization_Ratio", "xref": "x", "y": "Total_Ct_Chng_Q4_Q1", "yref": "y"}, {"font": {"color": "#FFFFFF"}, "showarrow": false, "text": "-0.18", "x": "Attrition_Flag", "xref": "x", "y": "Avg_Utilization_Ratio", "yref": "y"}, {"font": {"color": "#FFFFFF"}, "showarrow": false, "text": "0.01", "x": "Customer_Age", "xref": "x", "y": "Avg_Utilization_Ratio", "yref": "y"}, {"font": {"color": "#FFFFFF"}, "showarrow": false, "text": "-0.04", "x": "Dependent_count", "xref": "x", "y": "Avg_Utilization_Ratio", "yref": "y"}, {"font": {"color": "#FFFFFF"}, "showarrow": false, "text": "-0.01", "x": "Months_on_book", "xref": "x", "y": "Avg_Utilization_Ratio", "yref": "y"}, {"font": {"color": "#FFFFFF"}, "showarrow": false, "text": "0.07", "x": "Total_Relationship_Count", "xref": "x", "y": "Avg_Utilization_Ratio", "yref": "y"}, {"font": {"color": "#FFFFFF"}, "showarrow": false, "text": "-0.01", "x": "Months_Inactive_12_mon", "xref": "x", "y": "Avg_Utilization_Ratio", "yref": "y"}, {"font": {"color": "#FFFFFF"}, "showarrow": false, "text": "-0.06", "x": "Contacts_Count_12_mon", "xref": "x", "y": "Avg_Utilization_Ratio", "yref": "y"}, {"font": {"color": "#FFFFFF"}, "showarrow": false, "text": "-0.48", "x": "Credit_Limit", "xref": "x", "y": "Avg_Utilization_Ratio", "yref": "y"}, {"font": {"color": "#FFFFFF"}, "showarrow": false, "text": "0.62", "x": "Total_Revolving_Bal", "xref": "x", "y": "Avg_Utilization_Ratio", "yref": "y"}, {"font": {"color": "#FFFFFF"}, "showarrow": false, "text": "-0.54", "x": "Avg_Open_To_Buy", "xref": "x", "y": "Avg_Utilization_Ratio", "yref": "y"}, {"font": {"color": "#FFFFFF"}, "showarrow": false, "text": "0.04", "x": "Total_Amt_Chng_Q4_Q1", "xref": "x", "y": "Avg_Utilization_Ratio", "yref": "y"}, {"font": {"color": "#FFFFFF"}, "showarrow": false, "text": "-0.08", "x": "Total_Trans_Amt", "xref": "x", "y": "Avg_Utilization_Ratio", "yref": "y"}, {"font": {"color": "#FFFFFF"}, "showarrow": false, "text": "0.0", "x": "Total_Trans_Ct", "xref": "x", "y": "Avg_Utilization_Ratio", "yref": "y"}, {"font": {"color": "#FFFFFF"}, "showarrow": false, "text": "0.07", "x": "Total_Ct_Chng_Q4_Q1", "xref": "x", "y": "Avg_Utilization_Ratio", "yref": "y"}, {"font": {"color": "#FFFFFF"}, "showarrow": false, "text": "1.0", "x": "Avg_Utilization_Ratio", "xref": "x", "y": "Avg_Utilization_Ratio", "yref": "y"}], "height": 800, "title": {"text": "Matriz de Correlación Interactiva"}, "width": 800, "xaxis": {"dtick": 1, "gridcolor": "rgb(0, 0, 0)", "side": "top", "tickangle": 45, "ticks": ""}, "yaxis": {"dtick": 1, "tickangle": 0, "ticks": "", "ticksuffix": "  "}}}
